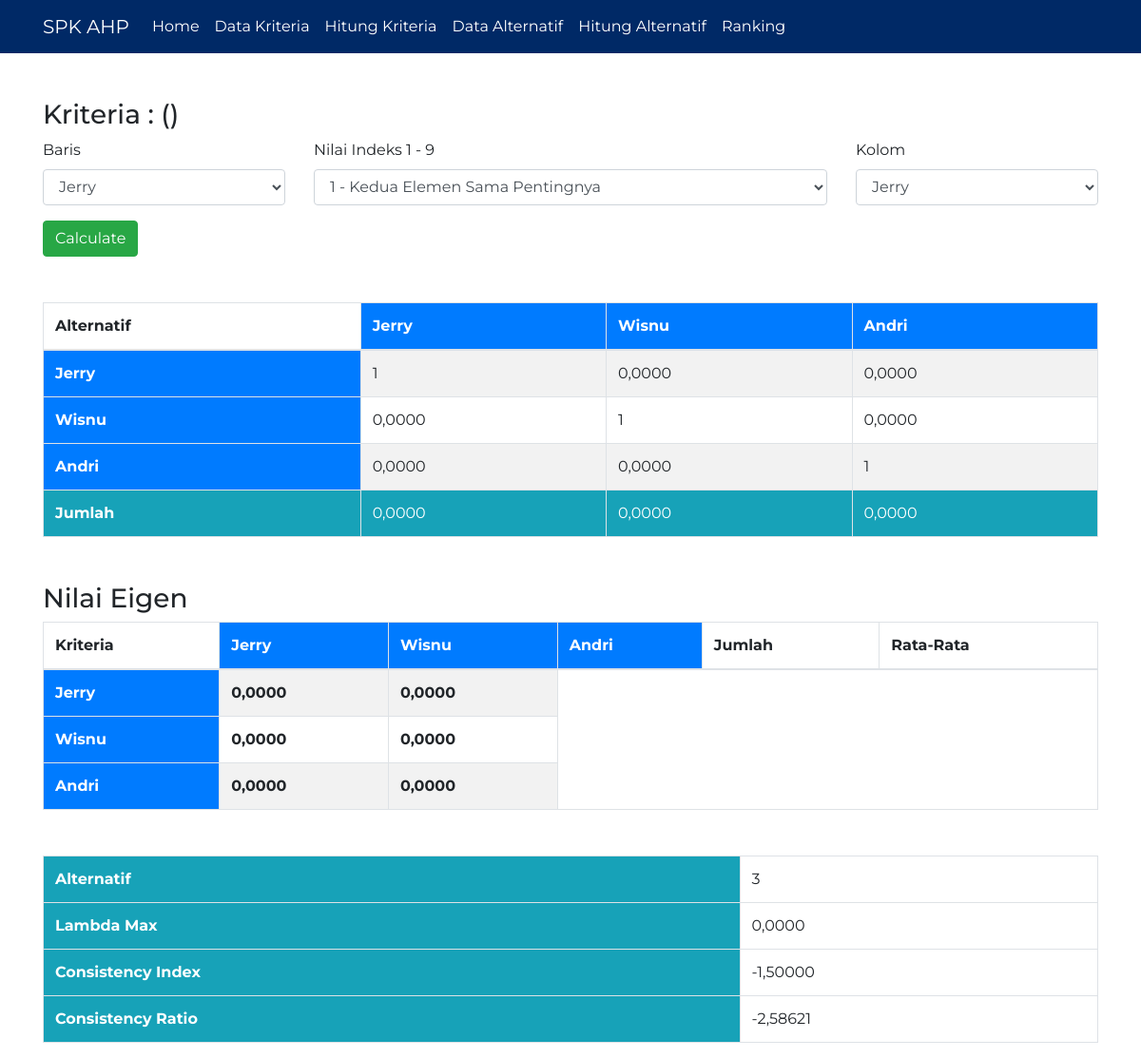
Page /hitungAlt.php on the committed database.
### tables this page shows
CREATE TABLE `alternatif` (
  `id` varchar(3) NOT NULL,
  `nama` varchar(50) DEFAULT NULL,
  `hasil_akhir` float DEFAULT NULL
);

### hitungAlt.php (the view, shortened to what this page needs)
<?php
include 'header/header.php';
include 'koneksi/koneksi.php';
$id = $_GET['id'];
$queryCr = mysqli_query($koneksi, "SELECT * FROM kriteria WHERE id = '$id'");
$data = mysqli_fetch_assoc($queryCr);
?>
<section>
    <h3>Kriteria : <?= $data['nama'] ?> (<?= $data['id'] ?>) </h3>
    <form action="proses_hitung_alternatif.php" method="POST">
        <div class="row">
            <div class="col-lg-3">
                <div class="form-group">
                    <label for="baris">Baris</label>
                    <select class="form-control" name="baris" id="baris">
                        <?php
                        include 'koneksi/koneksi.php';
                        $query = mysqli_query($koneksi, "SELECT * FROM alternatif");
                        while ($res = mysqli_fetch_assoc($query)) : ?>
                            <option value="<?= $res['id'] ?>"> <?= $res['nama'] ?> </option>
                        <?php endwhile; ?>
                    </select>
                </div>
            </div>
            <div class="col-lg-6">
                <div class="form-group">
                    <label for="indeks">Nilai Indeks 1 - 9 </label>
                    <select class="form-control" name="indeks" id="indeks">
                        <?php
                        include 'koneksi/koneksi.php';
                        $query = mysqli_query($koneksi, "SELECT * FROM indeks");
                        while ($res = mysqli_fetch_assoc($query)) : ?>
                            <option value="<?= $res['id'] ?>"> <?= $res['angka'] ?> - <?= $res['keterangan'] ?> </option>
                        <?php endwhile; ?>
                    </select>
                </div>
            </div>
            <div class="col-lg-3">
                <div class="form-group">
                    <label for="kolom">Kolom</label>
                    <select class="form-control" name="kolom" id="kolom">
                        <?php
                        include 'koneksi/koneksi.php';
                        $query = mysqli_query($koneksi, "SELECT * FROM alternatif");
                        while ($res = mysqli_fetch_assoc($query)) : ?>
                            <option value="<?= $res['id'] ?>"> <?= $res['nama'] ?> </option>
                        <?php endwhile; ?>
                    </select>
                </div>
            </div>
        </div>
        <input type="submit" class="btn btn-success" value="Calculate"></input>
    </form>
</section>
<section>
    <table class="table table-striped table-bordered mt-5">
        <thead>
            <th>Alternatif</th>
            <?php
            include 'koneksi/koneksi.php';
            $query = mysqli_query($koneksi, "SELECT * FROM alternatif");
            while ($res = mysqli_fetch_assoc($query)) :  ?>
                <th class="bg-primary text-white"><?= $res['nama'] ?></th>
            <?php endwhile; ?>
        </thead>
        <tbody>
            <?php
            include 'koneksi/koneksi.php';
            $query = mysqli_query($koneksi, "SELECT * FROM alternatif");
            while ($baris = mysqli_fetch_assoc($query)) :  ?>
                <tr>
                    <th class="bg-primary text-white"><?= $baris['nama'] ?></th>
                    <?php
                    $query2 = mysqli_query($koneksi, "SELECT * FROM alternatif");
                    while ($kolom = mysqli_fetch_assoc($query2)) :  ?>
                        <td>
                            <?php
                            if ($baris['id'] == $kolom['id']) {
                                echo 1;
                            } else {
                                $queryNilai = mysqli_query($koneksi, "SELECT * FROM analisa_alternatif WHERE alternatif1 = '$baris[id]' AND alternatif2 = '$kolom[id]' AND idKriteria = '$data[id]'");
                                $nilai = mysqli_fetch_assoc($queryNilai);
                                echo number_format($nilai['indeks'], 4, ',', '.');
                            }
                            ?>
                        </td>
                    <?php endwhile; ?>
                </tr>
            <?php endwhile; ?>
        </tbody>
        <tfoot>
            <tr class="bg-info text-white">
                <th>Jumlah</th>
                <?php
                include 'koneksi/koneksi.php';
                $alt = mysqli_query($koneksi, "SELECT * FROM alternatif");
                while ($hasil = mysqli_fetch_assoc($alt)) :
                ?>
                    <td>
                        <?php
                        $qjml = mysqli_query($koneksi, "SELECT SUM(indeks) AS jumlah FROM analisa_alternatif WHERE alternatif2 = '$hasil[id]' AND idKriteria = '$data[id]'");
                        $hjml = mysqli_fetch_assoc($qjml);
                        echo number_format($hjml['jumlah'], 4, ',', ',');
                        ?>
                    </td>
                <?php endwhile; ?>
            </tr>
        </tfoot>
    </table>
</section>
<section>
    <h3 class="mt-5">Nilai Eigen</h3>
    <table class="table table-striped table-bordered">
        <thead>
            <th>Kriteria</th>
            <?php
            $query = mysqli_query($koneksi, "SELECT * FROM alternatif");
            while ($res = mysqli_fetch_assoc($query)) : ?>
                <th class="bg-primary text-white"><?= $res['nama']; ?></th>
            <?php endwhile; ?>
            <th>Jumlah</th>
            <th>Rata-Rata</th>
        </thead>
        <tbody>
            <?php
            $query = mysqli_query($koneksi, "SELECT * FROM alternatif");
            while ($baris = mysqli_fetch_assoc($query)) : ?>
                <tr>
                    <th class="bg-primary text-white"><?= $baris['nama'] ?></th>
                    <th>
                        <?php
                        $queryTotalEigen = mysqli_query($koneksi, "SELECT SUM(hasil_analisa_alternatif) as jumlah
                        FROM analisa_alternatif WHERE alternatif1 = '$baris[id]' AND idKriteria = '$data[id]'");
                        $resultTotalEigen = mysqli_fetch_assoc($queryTotalEigen);
                        echo number_format($resultTotalEigen['jumlah'], 4, ',', '.');
                        ?>
                    </th>
                    <th>
                        <?php
                        $queryAvgEigen = mysqli_query($koneksi, "SELECT AVG(hasil_analisa_alternatif) as rata
                        FROM analisa_alternatif WHERE alternatif1 = '$baris[id]' AND idKriteria = '$data[id]'");
                        $resultAvgEigen = mysqli_fetch_assoc($queryAvgEigen);
                        echo number_format($resultAvgEigen['rata'], 4, ',', '.');
                        ?>
                    </th>
                </tr>
            <?php endwhile; ?>
        </tbody>
    </table>
</section>
<section class="mt-5">
    <table class="table table-bordered">
        <tbody>
            <tr>
                <th class="bg-info text-white">Alternatif</th>
                <td>
                    <?php
                    $rowCount = mysqli_query($koneksi, "SELECT COUNT(*) as rowCount FROM alternatif");
                    $count = mysqli_fetch_assoc($rowCount);
                    echo $count['rowCount'];
                    ?>
                </td>
            </tr>
            <tr>
                <th class="bg-info text-white">Lambda Max</th>
                <td>
                    <?php
                    $lambdaMax = 0;
                    echo number_format($lambdaMax, 4, ',', '.');
                    ?>
                </td>
            </tr>
            <tr>
                <th class="bg-info text-white">Consistency Index</th>
                <td>
                    <?php
                    $ci = ($lambdaMax - $count['rowCount']) / ($count['rowCount'] - 1);
                    echo number_format($ci, 5, ',', '.');
                    ?>
                </td>
            </tr>
            <tr>
                <th class="bg-info text-white">Consistency Ratio</th>
                <td>
                    <?php
                    switch ($count['rowCount']) {
                        case 3:
                            $r = 0.58;
                            break;
                    }
                    $cr = $ci / $r;
                    echo number_format($cr, 5, ',', '.');
                    ?>
                </td>
            </tr>
        </tbody>
    </table>
</section>
<?php
include 'footer/footer.php';
?>

### header/header.php (shortened to what this page needs)
<!DOCTYPE html>
<html lang="en">
<head>
    <link rel="stylesheet" href="asset/css/bootstrap.min.css">
    <link rel="stylesheet" href="asset/css/style.css">
</head>
<body>
    <nav class="navbar navbar-expand-lg navbar-light bg-navy mb-5 sticky-top">
        <div class="container">
            <a class="navbar-brand text-white" href="#">SPK AHP</a>
            <div class="collapse navbar-collapse" id="navbarNav">
                <ul class="navbar-nav ">
                    <li class="nav-item active">
                        <a class="nav-link text-white" href="index.php">Home</a>
                    </li>
                    <li class="nav-item">
                        <a class="nav-link text-white" href="data_kriteria.php">Data Kriteria</a>
                    </li>
                    <li class="nav-item">
                        <a class="nav-link text-white" href="hitung_kriteria.php">Hitung Kriteria</a>
                    </li>
                    <li class="nav-item">
                        <a class="nav-link text-white" href="data_alternatif.php">Data Alternatif</a>
                    </li>
                    <li class="nav-item">
                        <a class="nav-link text-white" href="hitung_alternatif.php">Hitung Alternatif</a>
                    </li>
                    <li class="nav-item">
                        <a class="nav-link text-white" href="rangking.php">Ranking</a>
                    </li>
                </ul>
            </div>
        </div>
    </nav>
    <div class="container">

### footer/footer.php (shortened to what this page needs)
</div>
</body>
</html>

### asset/css/style.css (style rules this page uses)
* { font-family: "Montserrat", sans-serif; }
.bg-navy { background-color: #002966; }

### rows in the picture
alternatif: nama "Jerry", shows "1", indeks "0,0000", jumlah "0,0000", rata "0,0000"
alternatif: nama "Wisnu", indeks "0,0000", shows "1", jumlah "0,0000", rata "0,0000"
alternatif: nama "Andri", indeks "0,0000", shows "1", jumlah "0,0000", rata "0,0000"

### other values in the picture
$count['rowCount'] "3"
$lambdaMax "0,0000"
$ci "-1,50000"
$cr "-2,58621"
form field baris "Jerry"
form field indeks "1 - Kedua Elemen Sama Pentingnya"
form field kolom "Jerry"
